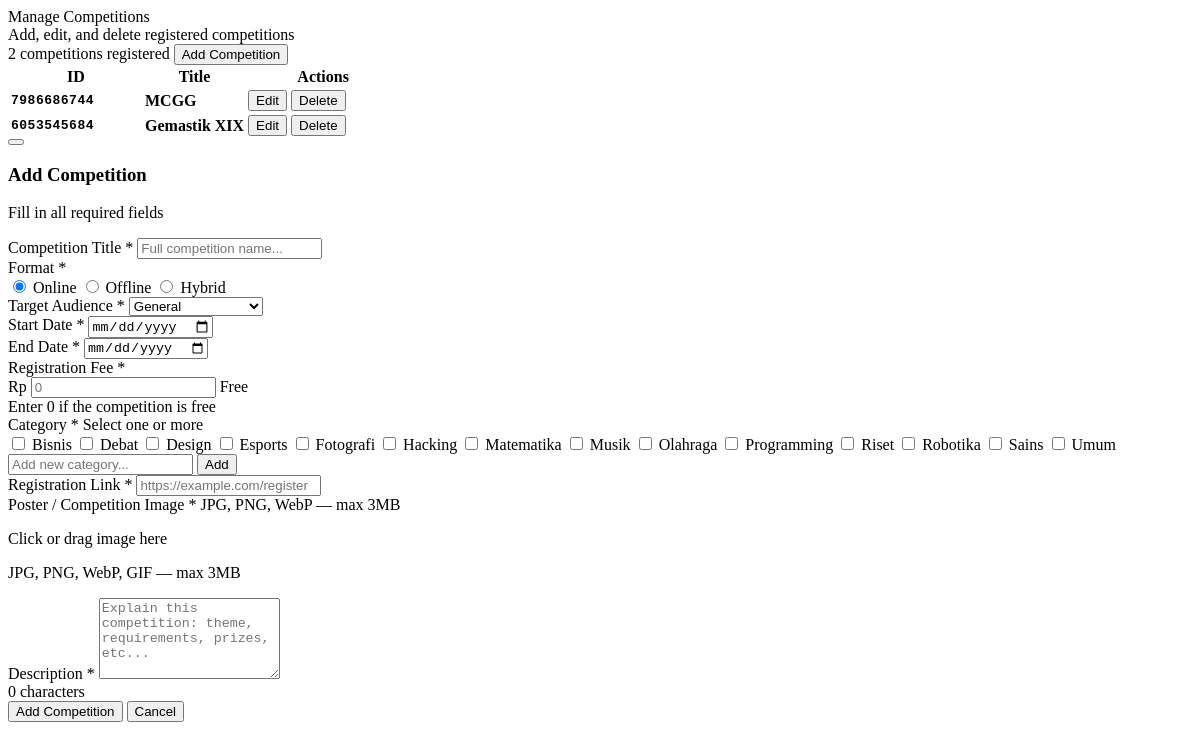
Before: /admin/manage-competitions.php with the older database file.
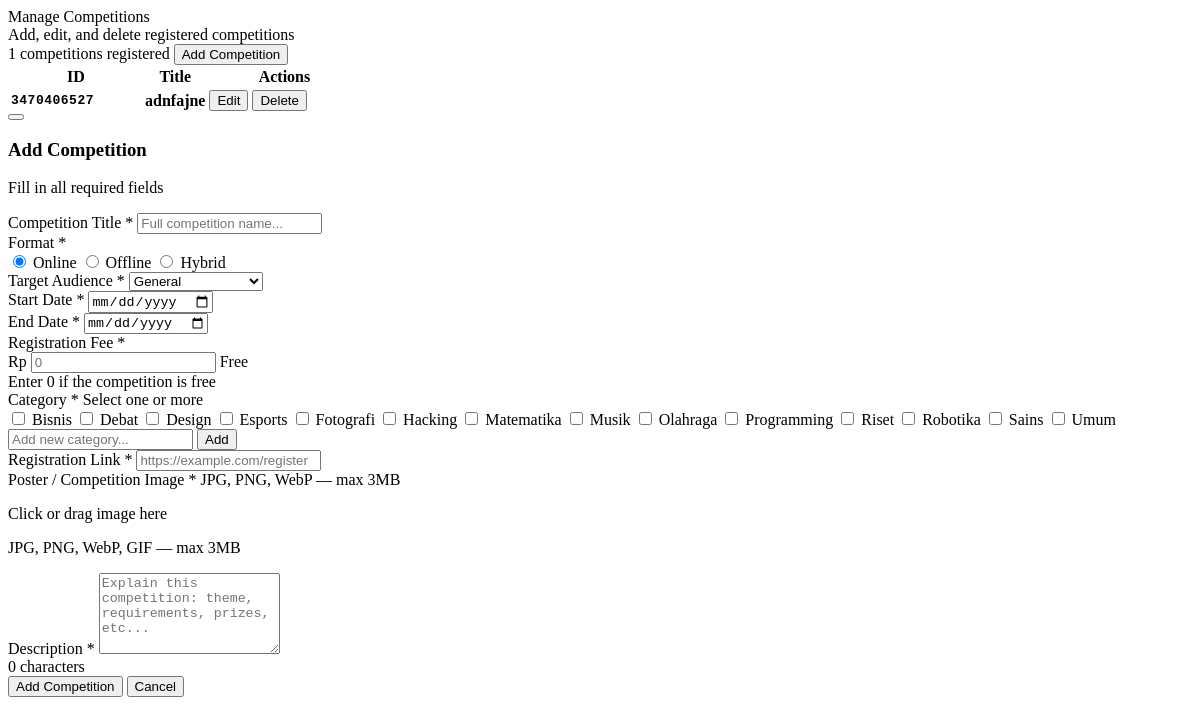
After: the same page with the newer database file.
### tables this page shows
CREATE TABLE `competitions` (
  `id` int(11) NOT NULL,
  `uid` char(10) NOT NULL,
  `title` varchar(255) NOT NULL,
  `image` varchar(255) DEFAULT 'default.jpg',
  `format` varchar(100) DEFAULT NULL,
  `date_range` varchar(100) DEFAULT NULL,
  `start_date` date DEFAULT NULL,
  `end_date` date DEFAULT NULL,
  `target_audience` varchar(100) DEFAULT NULL,
  `registration_fee` int(11) NOT NULL DEFAULT 0,
  `description` longtext DEFAULT NULL,
  `registration_link` varchar(500) DEFAULT NULL,
  `user_id` int(11) DEFAULT NULL,
  `payment_status` enum('unpaid','paid','refunded','failed','expired') NOT NULL DEFAULT 'unpaid',
  `approval_status` enum('pending','approved','rejected') NOT NULL DEFAULT 'pending',
  `submission_status` enum('draft','published','unpublished','pending_review','rejected','expired','unpaid') NOT NULL DEFAULT 'draft',
  `xendit_invoice_id` varchar(100) DEFAULT NULL,
  `xendit_invoice_url` varchar(500) DEFAULT NULL,
  `paid_at` datetime DEFAULT NULL,
  `refunded_at` datetime DEFAULT NULL,
  `refund_status` enum('none','pending','success','failed') DEFAULT 'none',
  `reviewed_by` int(11) DEFAULT NULL,
  `review_note` text DEFAULT NULL,
  `published_at` datetime DEFAULT NULL,
  `created_at` datetime NOT NULL DEFAULT current_timestamp()
);

CREATE TABLE `categories` (
  `id` int(11) NOT NULL,
  `name` varchar(100) NOT NULL
);

### admin/manage-competitions.php (the view, shortened to what the changed rows need)
<?php
$all   = mysqli_query($koneksi, "SELECT * FROM competitions WHERE submission_status = 'published' ORDER BY id DESC");
$total = mysqli_num_rows($all);
$all_cats_res = mysqli_query($koneksi, "SELECT id, name FROM categories ORDER BY name ASC");
$all_cats = [];
while ($cat_row = mysqli_fetch_assoc($all_cats_res)) {
    $all_cats[] = $cat_row;
}
?>
<div class="tab-panel <?= $active_tab === 'kelola' ? 'active' : '' ?>" id="tab-kelola">
    <div class="kelola-toolbar" style="border-top: 1px solid var(--color-border-tertiary);">
        <span><?= $total ?> competitions registered</span>
        <button class="btn btn-primary btn-sm" onclick="openAdd()">
            <i class="ti ti-plus" style="font-size:13px"></i> Add Competition
        </button>
    </div>
    <div class="table-wrap">
        <table>
            <thead>
                <tr>
                    <th style="width: 130px;">ID</th>
                    <th>Title</th>
                    <th style="width: 150px;">Actions</th>
                </tr>
            </thead>
            <tbody>
            <?php
            $c = 0;
            mysqli_data_seek($all, 0);
            while ($row = mysqli_fetch_assoc($all)): $c++;
            ?>
            <tr>
                <td style="font-family: monospace; font-weight:700; font-size:13px; color:var(--color-text-secondary); letter-spacing:0.5px;">
                    <?= htmlspecialchars($row['uid'] ?? $row['id']) ?>
                </td>
                <td style="font-weight:600;">
                    <?= htmlspecialchars($row['title']) ?>
                </td>
                <td>
                    <div class="actions">
                        <button class="btn btn-secondary btn-sm"
                            onclick='openEdit(<?= htmlspecialchars(json_encode($row), ENT_QUOTES, 'UTF-8') ?>)'>
                            <i class="ti ti-edit" style="font-size:12px"></i> Edit
                        </button>
                        <button class="btn btn-danger btn-sm"
                            onclick="openDeleteModal('../controllers/manage-competitions.php?delete=<?= $row['id'] ?>')">
                            <i class="ti ti-trash" style="font-size:12px"></i> Delete
                        </button>
                    </div>
                </td>
            </tr>
            <?php endwhile; ?>
            </tbody>
        </table>
    </div>
</div>
<div class="overlay" id="overlay" onclick="closeModal(event)">
    <div class="modal-box">
        <form method="POST" enctype="multipart/form-data" action="../controllers/manage-competitions.php" id="competition-form" novalidate>
            <div class="fg">
                <div class="category-grid" id="category-grid">
                    <?php foreach ($all_cats as $cat): ?>
                    <label class="cat-chip" data-id="<?= $cat['id'] ?>">
                        <input type="checkbox" name="categories[]" value="<?= $cat['id'] ?>" class="cat-cb">
                        <?= htmlspecialchars($cat['name']) ?>
                    </label>
                    <?php endforeach; ?>
                </div>
            </div>
        </form>
    </div>
</div>

Changed rows visible on the page:
removed competitions: uid "7986686744", title "MCGG"
removed competitions: uid "6053545684", title "Gemastik XIX"
added competitions: uid "3470406527", title "adnfajne"
Other visible differences:
$total: "2" → "1"
